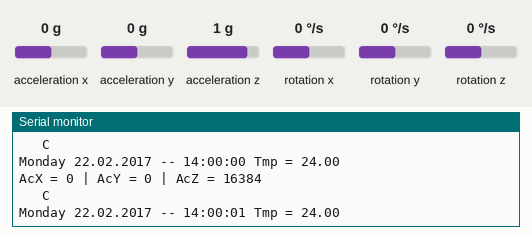
A sketch run on a simulated Arduino Uno, built with avr-gcc and run on an emulated ATmega328P. On the bench: the last lines printed to the serial monitor. Wiring (inferred from the names in the program): MPU-6050 motion sensor at I2C address 0x68. Inputs (shaded band) come from the test bench; at power-on: acceleration x 0 g, acceleration y 0 g, acceleration z 1 g, rotation x 0 °/s, rotation y 0 °/s, rotation z 0 °/s. The local clock reads 2024-03-15 10:24:30 at power-on unless the sketch sets it.

Above: at 1.8 s.
1.9 s: acceleration x set to -1.4 g
At 2.8 s:
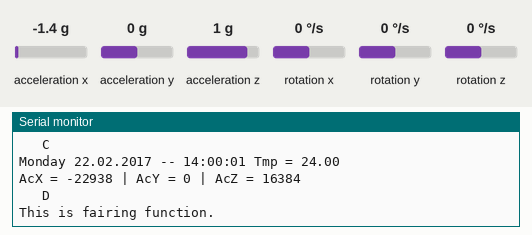
3.5 s: acceleration x set to 0.8 g
At 4.8 s:
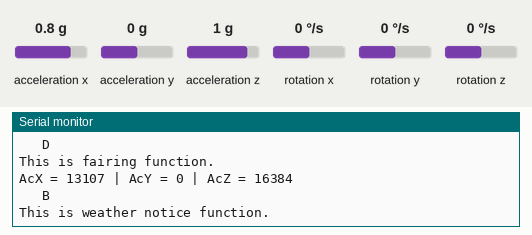
5.5 s: acceleration y set to -1.4 g
At 6.8 s:
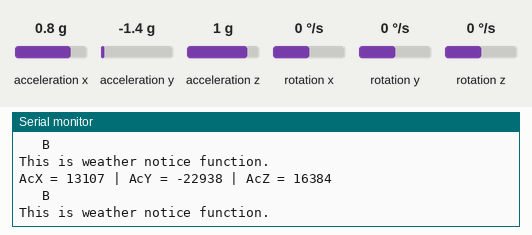
7.0 s: acceleration z set to -1.4 g
At 7.9 s:
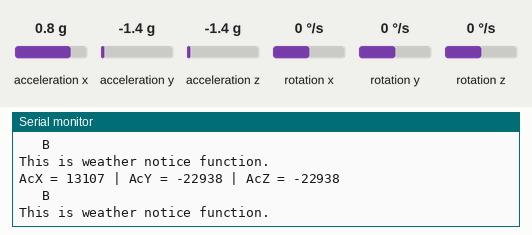
8.5 s: acceleration x set to 0 g
At 9.6 s:
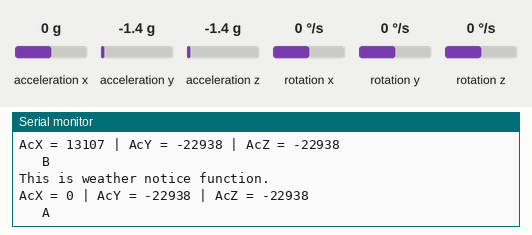
Timing chart, 0 to 11.5 s (numbered marks = the images above; inputs shaded):
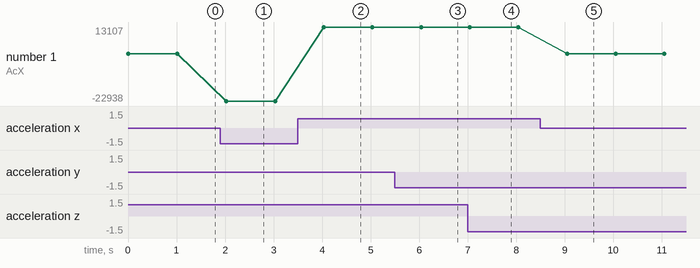

The sketch:

R_17022200.ino
```cpp
#include <DS3231.h>
#include <Wire.h>

#define SDA A0
#define SCL A1

DS3231  rtc(SDA, SCL);
const int MPU_addr=0x68;  // I2C address of t he MPU-6050
int16_t AcX,AcY,AcZ,Tmp;

void setup()
{
  Serial.begin(115200);

  Wire.begin();
  Wire.beginTransmission(MPU_addr);
  Wire.write(0x6B);  // PWR_MGMT_1 register
  Wire.write(0);     // set to zero (wakes up the MPU-6050)
  Wire.endTransmission(true);

  rtc.begin();
  rtc.setDOW(WEDNESDAY);     // Set Day-of-Week to SUNDAY
  rtc.setTime(14, 0, 0);     // Set the time to 12:00:00 (24hr format)
  rtc.setDate(22, 2, 2017);   // Set the date to January 1st, 2014
}

void loop()
{
  // Set I2C and send accel
  Wire.beginTransmission(MPU_addr);
  Wire.write(0x3B);  // starting with register 0x3B (ACCEL_XOUT_H)
  Wire.endTransmission(false);
  Wire.requestFrom(MPU_addr,14,true);  // request a total of 14 registers
  AcX=Wire.read()<<8|Wire.read();  // 0x3B (ACCEL_XOUT_H) & 0x3C (ACCEL_XOUT_L)
  AcY=Wire.read()<<8|Wire.read();  // 0x3D (ACCEL_YOUT_H) & 0x3E (ACCEL_YOUT_L)
  AcZ=Wire.read()<<8|Wire.read();  // 0x3F (ACCEL_ZOUT_H) & 0x40 (ACCEL_ZOUT_L)
  Tmp=Wire.read()<<8|Wire.read();  // 0x41 (TEMP_OUT_H) & 0x42 (TEMP_OUT_L)
  Serial.print("AcX = "); Serial.print(AcX);
  Serial.print(" | AcY = "); Serial.print(AcY);
  Serial.print(" | AcZ = "); Serial.println(AcZ);

  // Which phase is on the ground
  if(AcX >= -10000){
    if(AcX < 10000){
       if(AcZ >= 10000){
          Serial.println("   C   ");
          // Send Day-of-Week
          Serial.print(rtc.getDOWStr());
          Serial.print(" ");

          // Send date
          Serial.print(rtc.getDateStr());
          Serial.print(" -- ");

          // Send time
          Serial.print(rtc.getTimeStr());

          // Send temperature
          Serial.print(" Tmp = "); Serial.println(Tmp/340.00+36.53);  //equation for temperature in degrees C from datasheet
       }
       else{
          Serial.println("   A   ");
       }
    }
    else{
       Serial.println("   B   ");
       Serial.println("This is weather notice function.");
    }
  }
  else{
    Serial.println("   D   ");
    Serial.println("This is fairing function.");
  }

  // Wait one second before repeating :)
  delay (1000);
}
```

Measured:
- after the input at 1.9 s, the serial monitor: prints a new line after 0.13 s (image 1)
- after the input at 3.5 s, the serial monitor: prints a new line after 0.53 s (image 2)
- after the input at 5.5 s, the serial monitor: prints a new line after 0.54 s (image 3)
- after the input at 7.0 s, the serial monitor: prints a new line at once (image 4)
- after the input at 8.5 s, the serial monitor: prints a new line after 0.55 s (image 5)
- plotted number 1: 0 → -22938 after the input at 1.9 s, -22938 → 13107 after the input at 3.5 s, 13107 → 0 after the input at 8.5 s
